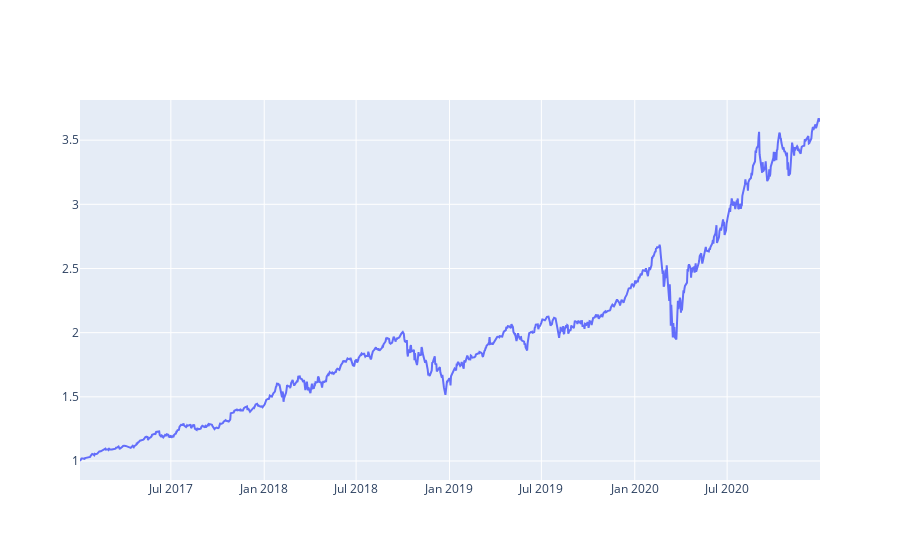

Source (notebook cell):
### Code cell
# Plotting the prices
fig = go.Figure()

fig.add_trace(go.Scatter(x = pf1_cum_rtn.index, y = pf1_cum_rtn["Returns"], name = "Returns"))

fig.show()

### Figure 1 — Plotly figure (JSON) as saved in the notebook; plotly's stock layout.template omitted (floating-point values rounded to 4 significant figures; data arrays with more than 128 entries replaced by an {"elided": "..."} marker saying what was removed)
{"data": [{"name": "Returns", "type": "scatter", "x": {"elided": "1007 str values"}, "y": {"elided": "1007 float values"}}], "layout": {}}
